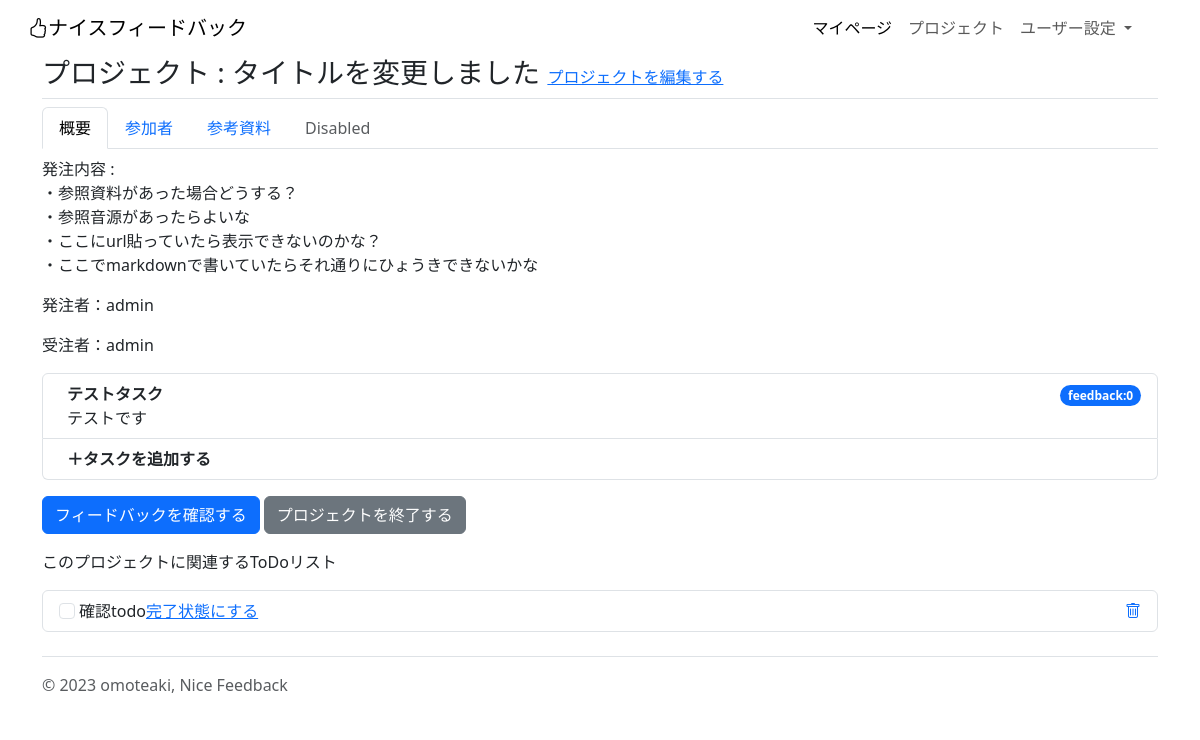
/project/2 (signed in), run on an earlier commit of the app's database.
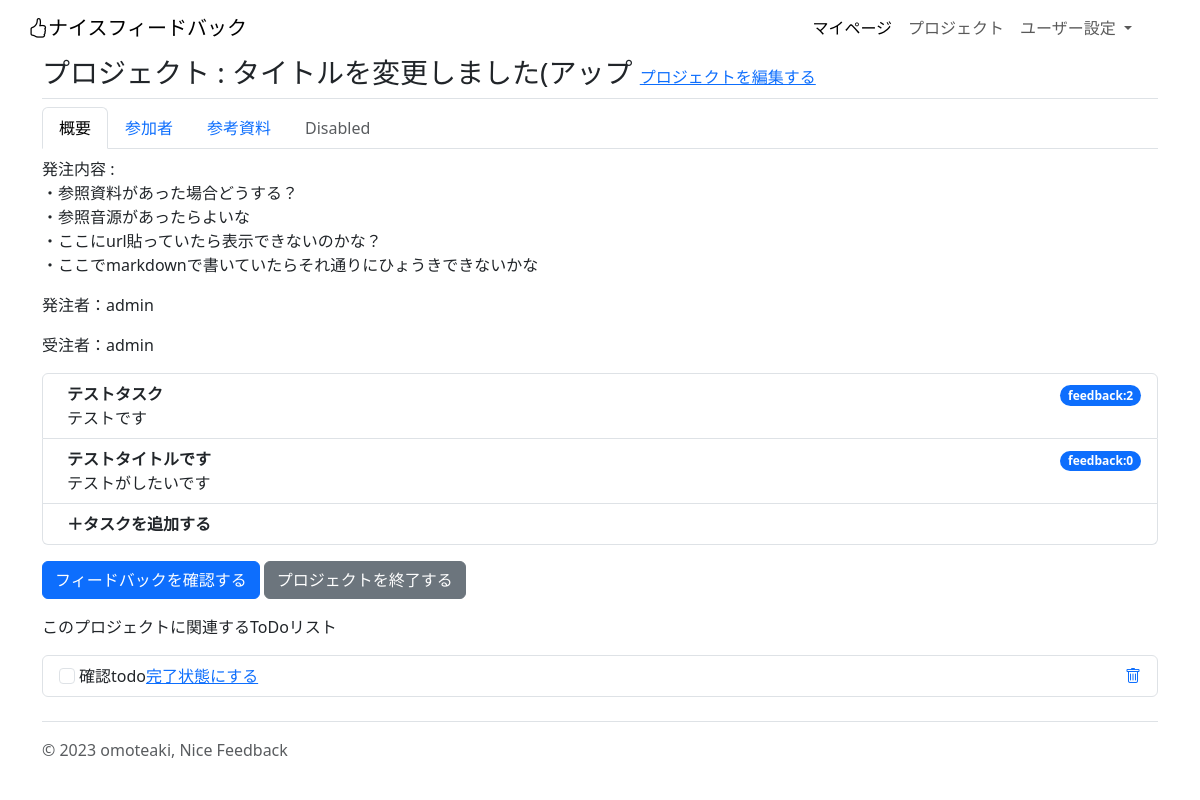
And on a later commit of the database.
### project/models.py (models this page shows, shortened)
class Project(models.Model):
    title = models.CharField(
        verbose_name="プロジェクトのタイトル",
        max_length=30,
    )
    about = models.TextField(
        verbose_name="このプロジェクトについて"
    )
    deadline_datetime = models.DateTimeField(
        verbose_name="締め切り日時",
    )
    reference_image1 = models.ImageField(
        verbose_name="参考画像1",
        upload_to="references",
        blank=True,
        null=True,
    )
    reference_image2 = models.ImageField(
        verbose_name="参考画像2",
        upload_to="references",
        blank=True,
        null=True,
    )
    reference_image3 = models.ImageField(
        verbose_name="参考画像3",
        upload_to="references",
        blank=True,
        null=True,
    )
    reference_movie1 = models.FileField(
        verbose_name="参考動画1",
        upload_to="references",
        blank=True,
        null=True,
    )
    reference_movie2 = models.FileField(
        verbose_name="参考動画2",
        upload_to="references",
        blank=True,
        null=True,
    )
    reference_movie3 = models.FileField(
        verbose_name="参考動画3",
        upload_to="references",
        blank=True,
        null=True,
    )
    reference_music1 = models.FileField(
        verbose_name="参考音源1",
        upload_to="references",
        blank=True,
        null=True,
    )
    reference_music2 = models.FileField(
        verbose_name="参考音源2",
        upload_to="references",
        blank=True,
        null=True,
    )
    reference_music3 = models.FileField(
        verbose_name="参考音源3",
        upload_to="references",
        blank=True,
        null=True,
    )
    reference_url1 = models.URLField(
        verbose_name="参考URL1",
        blank=True,
        null=True,
    )
    reference_url2 = models.URLField(
        verbose_name="参考URL2",
        blank=True,
        null=True,
    )
    reference_url3 = models.URLField(
        verbose_name="参考URL3",
        blank=True,
        null=True,
    )
    created_at = models.DateTimeField(
        verbose_name="プロジェクトを登録した日時",
        auto_now_add=True,
    )
    updated_at = models.DateTimeField(
        verbose_name="プロジェクトの詳細を更新した時間",
        auto_now=True,
    )
    orderer_user = models.ForeignKey(
        CustomUser,
        verbose_name="発注者",
        on_delete=models.PROTECT,
        related_name="orderer_user",
    )
    contractor_user = models.ForeignKey(
        CustomUser,
        verbose_name="受注者",
        on_delete=models.PROTECT,
        related_name="contractor_user",
    )
    orderer_users = models.ManyToManyField(
        CustomUser,
        verbose_name="発注者のサポーター",
        blank=True,
        related_name="orderer_users",
    )
    contractor_users = models.ManyToManyField(
        CustomUser,
        verbose_name="受注者のサポーター",
        blank=True,
        related_name="contractor_users",
    )
    created_user = models.ForeignKey(
        CustomUser,
        verbose_name="プロジェクトの作成者",
        on_delete=models.PROTECT,
        related_name="created_user"
    )
    is_done = models.BooleanField(
        default=False,
        help_text="プロジェクトが完了したらTrue"
    )

class Task(models.Model):
    title = models.CharField(
        verbose_name="タイトル",
        max_length=30,
    )
    content = models.TextField(
        verbose_name="本文"
    )
    deadline_datetime = models.DateTimeField(
        verbose_name="締め切り日時",
    )
    added_at = models.DateTimeField(
        verbose_name="タスクを追加した日時",
        auto_now_add=True,
    )
    project = models.ForeignKey(
        Project,
        verbose_name="プロジェクト",
        on_delete=models.CASCADE
    )
    def __str__(self):
        return self.title

class ToDo(models.Model):
    title = models.CharField(
        verbose_name="ToDoのタイトル",
        max_length=100
    )
    added_at = models.DateTimeField(
        verbose_name="ToDoを追加した日時",
        auto_now_add=True,
    )
    task = models.ForeignKey(
        Task,
        verbose_name="関連するタスク",
        on_delete=models.CASCADE,
    )
    is_done = models.BooleanField(
        default=False,
        help_text="todoを完了させたらTrue"
    )
    project = models.ForeignKey(
        Project,
        verbose_name="関連するプロジェクト",
        on_delete=models.CASCADE,
    )
    def __str__(self):
        return self.title

### account/models.py (models this page shows)
class CustomUser(AbstractUser):
    pass

### project/views.py (the view)
# urls.py: path('project/<int:pk>', views.ProjectDetailView.as_view(), name="project_detail"),
class ProjectDetailView(DetailView):
    template_name = "project_detail.html"
    context_object_name = "project"
    model = Project
    def get_context_data(self, **kwargs):
        context = super().get_context_data(**kwargs)
        context["tasks"] = Task.objects.filter(project_id=self.kwargs["pk"]).annotate(count=Count("feedback"))
        context["feedbacks"] = Feedback.objects.filter(task_id__in=context["tasks"])
        context["todo_list"] = ToDo.objects.filter(project_id=self.kwargs["pk"])
        context["detail"] = UserDetail.objects.filter(user_id=self.object.contractor_user)
        print(context["detail"])
        return context

### project/templates/project_detail.html (shortened to what this page needs)
{% extends "base.html" %}
{% block contents %}
  {% if request.user != project.contractor_user and request.user != project.orderer_user %}
  <p>
    閲覧権がありません。<a href="{% url "project:index" %}">マイページへ戻る</a>
  </p>
  {% else %}
  <div class="container" id="featured-3">
    <h3 class="pb-2 border-bottom">プロジェクト : {{project.title}}
    {% if request.user == project.orderer_user %}
      <span>
        <a href="{% url "project:project_update" project.pk %}" class="fs-6">プロジェクトを編集する</a>
      </span>
    {% endif %}
    </h3>
    <ul class="nav nav-tabs mb-2" id="myTab" role="tablist">
      <li class="nav-item" role="presentation">
        <button class="nav-link active" id="home-tab" data-bs-toggle="tab" data-bs-target="#home-tab-pane" type="button" role="tab" aria-controls="home-tab-pane" aria-selected="true">概要</button>
      </li>
      <li class="nav-item" role="presentation">
        <button class="nav-link" id="profile-tab" data-bs-toggle="tab" data-bs-target="#profile-tab-pane" type="button" role="tab" aria-controls="profile-tab-pane" aria-selected="false">参加者</button>
      </li>
      <li class="nav-item" role="presentation">
        <button class="nav-link" id="contact-tab" data-bs-toggle="tab" data-bs-target="#contact-tab-pane" type="button" role="tab" aria-controls="contact-tab-pane" aria-selected="false">参考資料</button>
      </li>
      <li class="nav-item" role="presentation">
        <button class="nav-link" id="disabled-tab" data-bs-toggle="tab" data-bs-target="#disabled-tab-pane" type="button" role="tab" aria-controls="disabled-tab-pane" aria-selected="false" disabled>Disabled</button>
      </li>
    </ul>
    <div class="tab-content" id="myTabContent">
      <div class="tab-pane fade show active" id="home-tab-pane" role="tabpanel" aria-labelledby="home-tab" tabindex="0">
        <p>発注内容 : <br>
          {{project.about|linebreaksbr}}
        </p>
        <p>発注者：{{project.orderer_user}}</p>
        <p>受注者：{{project.contractor_user}}</p>
        <div class="list-group">
        {% for task in tasks %}
          <a href="{% url "project:task_detail" task.pk %}" class="list-group-item align-items-start">
            <div class="ms-2 me-auto">
              <div class="d-flex justify-content-between">
                <div class="fw-bold">{{task}}</div>
                <div>
                  <span class="badge bg-primary rounded-pill">feedback:{{task.count}}</span>
                </div>
              </div>
              {{task.content}}
            </div>
          </a>
        {% endfor %}
        {% if request.user == project.orderer_user %}
          <a href="{% url "project:add_task" project.pk %}" class="list-group-item d-flex justify-content-between align-items-start">
            <div class="ms-2 me-auto">
              <div class="fw-bold">＋タスクを追加する</div>
            </div>
          </a>
        {% endif %}
        </div>
        <button class="btn btn-primary mt-3" type="button" data-bs-toggle="offcanvas" data-bs-target="#offcanvasRight" aria-controls="offcanvasRight">フィードバックを確認する</button>
        <a class="btn btn-secondary mt-3" href="{% url "project:project_done" project.pk %}">プロジェクトを終了する</a>
        {% if request.user == project.contractor_user %}
        <p class="mt-3">このプロジェクトに関連するToDoリスト</p>
        <ul class="list-group">
        {% for todo in todo_list %}
          <li class="list-group-item d-flex">
            <input class="form-check-input me-1" type="checkbox" value="" id="todoNum{{todo.pk}}" >
            <label class="form-check-label" for="todoNum{{todo.pk}}">{{todo}}</label>
            <a href="{% url "project:todo_checked" todo.pk project.pk %}">完了状態にする</a>
            <a href="{% url "project:todo_delete" todo.pk %}" class=" ms-auto">
              <i class="bi bi-trash"></i>
            </a>
          </li>
        {% endfor %}
        </ul>
        {% endif %}
      </div>
    </div>
  </div>
  {% endif %}
{% endblock %}

### project/templates/base.html (shortened to what this page needs)
{% load static %}
<!DOCTYPE html>
<html lang="ja">
<head>
  <link rel="stylesheet" href="https://unpkg.com/modern-css-reset/dist/reset.min.css">
  <link rel="stylesheet" href="https://cdn.jsdelivr.net/npm/bootstrap-icons@1.10.5/font/bootstrap-icons.css">
  <link href="https://cdn.jsdelivr.net/npm/bootstrap@5.3.0/dist/css/bootstrap.min.css" rel="stylesheet">
</head>
<body>
  <nav class="navbar navbar-expand-lg ps-3">
    <div class="container-fluid">
      <a class="navbar-brand" href="{% url "project:index" %}">
        <i class="bi bi-hand-thumbs-up"></i>ナイスフィードバック
      </a>
      <div class="collapse navbar-collapse" id="navbarSupportedContent">
        <ul class="navbar-nav ms-auto mb-2 mb-lg-0 pe-5">
          {% if user.is_authenticated %}
          <li class="nav-item">
            <a class="nav-link active" aria-current="page" href="{% url "project:index" %}">マイページ</a>
          </li>
          <li class="nav-item">
            <a class="nav-link" href="{% url "project:project_list" %}">プロジェクト</a>
          </li>
          <li class="nav-item dropdown">
            <a class="nav-link dropdown-toggle" href="#" role="button" data-bs-toggle="dropdown" aria-expanded="false">
              ユーザー設定
            </a>
          </li>
          {% else %}
          <li class="nav-item"><a class="nav-link active" href="{% url "account:login" %}">ログイン</a></li>
          <li class="nav-item"><a class="nav-link active" href="{% url "account:signup" %}">新規登録</a></li>
          {% endif %}
        </ul>
      </div>
    </div>
  </nav>
  {% block contents %}{% endblock %}
  <div class="container">
    <footer class="d-flex flex-wrap justify-content-between align-items-center py-3 my-4 border-top">
      <div class="col-md-4 d-flex align-items-center">
        <span class="mb-3 mb-md-0 text-body-secondary">© 2023 omoteaki, Nice Feedback</span>
      </div>
    </footer>
  </div>
</body>
</html>

What changed in the data, as far as the page shows it:
changed Project "admin": title "タイトルを変更しました" → "タイトルを変更しました(アップ"
computed for Task "テストタスク": count "0" → "2"
added Task: title "テストタイトルです", count "0", content "テストがしたいです"
